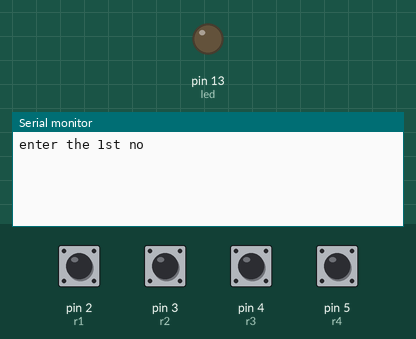
This sketch was run on a simulated Arduino Uno, built with avr-gcc and run on an emulated ATmega328P. Parts: output pins drawn as LEDs (lit = HIGH), the last lines printed to the serial monitor. The test bench sets the inputs (shaded band); at power-on: pin 2 (r1), pin 3 (r2), pin 4 (r3), pin 5 (r4) HIGH. Pins used as bus, display or sensor lines are not drawn.

Above: at 1.2 s.
1.3 s: pin 2 (r1) pulled LOW for 0.15 s
At 2.3 s:
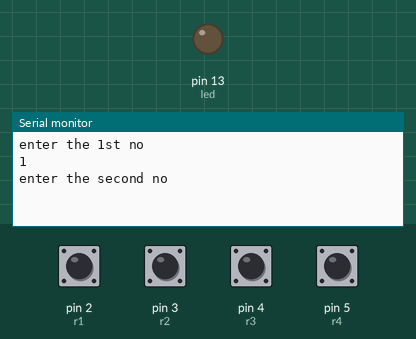
2.9 s: pin 3 (r2) pulled LOW for 1 s
At 4.7 s:
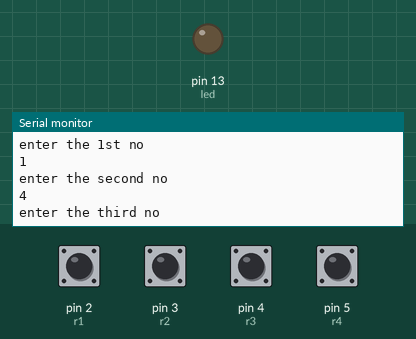
5.4 s: pin 5 (r4) pulled LOW for 0.15 s
At 6.6 s:
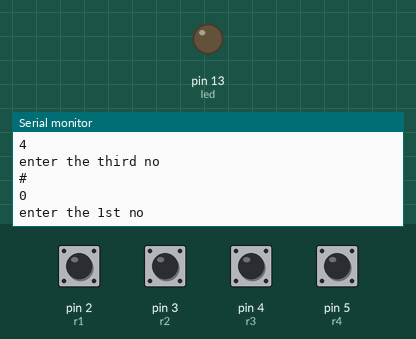

The sketch:

sketch_nov30c.ino
```cpp
int r1=2,r2=3,r3=4,r4=5,c1=7,c2=8,c3=9;
int pswd;
int led=13;
int a,b,c,e,d;
void process();
void setup()
{
  pinMode(r1,INPUT);
  pinMode(r2,INPUT);
pinMode(r3,INPUT);
pinMode(r4,INPUT);
pinMode(c1,OUTPUT);
pinMode(c2,OUTPUT);
pinMode(c3,OUTPUT);
pinMode(led,OUTPUT);
Serial.begin(9600);
 }
void loop()
{
    Serial.println("enter the 1st no");

 process();
 a=pswd;
 //Serial.println(a);
 Serial.println("enter the second no");
 process();
 b=pswd;
 Serial.println("enter the third no");
 process();
 c=pswd;
 e=a*100+b*10+c;
 //Serial.println(e);
 Serial.println("enter the 1st no");
 process();
 a=pswd;

 Serial.println("enter the second no");
 process();
 b=pswd;
 Serial.println("enter the third no");
 process();
 c=pswd;
  d=a*100+b*10+c;
 //Serial.println(d);
process();

 while(1);
}

void process()
{
  while(1)
  {
 digitalWrite(c1,LOW);
 digitalWrite(c2,HIGH);
 digitalWrite(c3,HIGH);

 digitalWrite(r1,HIGH);
 digitalWrite(r2,HIGH);
 digitalWrite(r3,HIGH);
 digitalWrite(r4,HIGH);

 if(!digitalRead(r1))
 {
  Serial.println("1");
  while(!digitalRead(r1))
  digitalWrite(r1,HIGH);
  pswd=1;
  break;
 }
 if(!digitalRead(r2))
 {
  Serial.println("4");
  while(!digitalRead(r2))
  digitalWrite(r2,HIGH);
  pswd=4;
  break;
 }
 if(!digitalRead(r3))
 {
  Serial.println("7");
  while(!digitalRead(r3))
  digitalWrite(r3,HIGH);
  pswd=7;
  break;
 }
 if(!digitalRead(r4))
 {
  Serial.println("#");
  Serial.println(d+e);


  while(!digitalRead(r4))
  digitalWrite(r4,HIGH);
  pswd=21;
  break;
 }

 digitalWrite(c1,HIGH);
 digitalWrite(c2,LOW);
 digitalWrite(c3,HIGH);

 digitalWrite(r1,HIGH);
 digitalWrite(r2,HIGH);
 digitalWrite(r3,HIGH);
 digitalWrite(r4,HIGH);

 if(!digitalRead(r1))
 {
  Serial.println("2");
  while(!digitalRead(r1))
  digitalWrite(r1,HIGH);
  pswd=2;
  break;
 }
 if(!digitalRead(r2))
 {
  Serial.println("5");
  while(!digitalRead(r2))
  digitalWrite(r2,HIGH);
  pswd=5;
  break;
 }
 if(!digitalRead(r3))
 {
  Serial.println("8");
  while(!digitalRead(r3))
  digitalWrite(r3,HIGH);
  pswd=8;
  break;
 }
 if(!digitalRead(r4))
 {
  Serial.println("0");

  while(!digitalRead(r4))
  digitalWrite(r4,HIGH);
  pswd=0;
  break;
 }

 digitalWrite(c1,1);
 digitalWrite(c2,HIGH);
 digitalWrite(c3,0);

 digitalWrite(r1,HIGH);
 digitalWrite(r2,HIGH);
 digitalWrite(r3,HIGH);
 digitalWrite(r4,HIGH);

 if(!digitalRead(r1))
 {
  Serial.println("3");
  while(!digitalRead(r1))
  digitalWrite(r1,HIGH);
  pswd=3;
  break;
 }
 if(!digitalRead(r2))
 {
  Serial.println("6");
  while(!digitalRead(r2))
  digitalWrite(r2,HIGH);
  pswd=6;
  break;
 }
 if(!digitalRead(r3))
 {
  Serial.println("9");
  while(!digitalRead(r3))
  digitalWrite(r3,HIGH);
  pswd=9;
  break;
 }
 if(!digitalRead(r4))
 {
  Serial.println("*");
  while(!digitalRead(r4));
  digitalWrite(r4,1);
  Serial.println(d-e);
  pswd=22;
  break;
 }
  delay(200);

}
}
```

Measured:
- after the input at 1.3 s, the serial monitor: prints a new line after 0.10 s (image 1)
- after the input at 2.9 s, the serial monitor: prints a new line after 0.15 s (image 2)
- after the input at 5.4 s, the serial monitor: prints a new line after 0.10 s (image 3)
